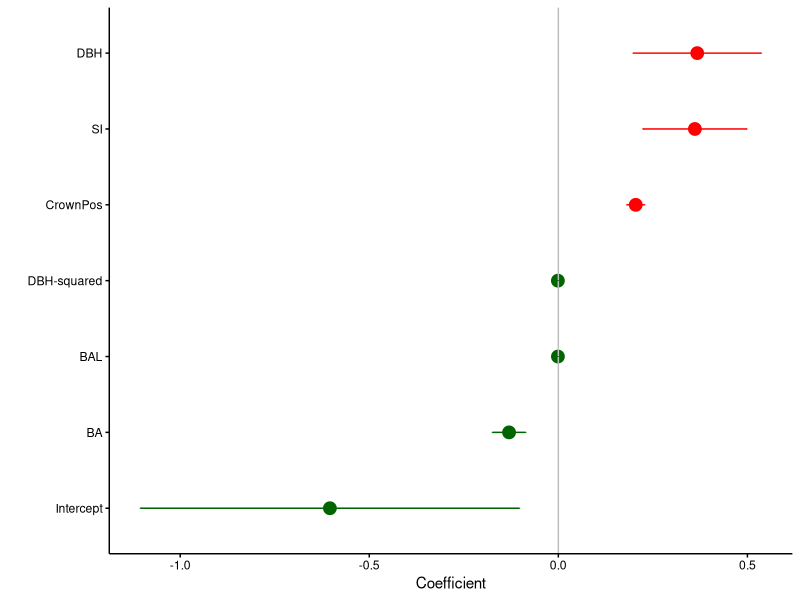
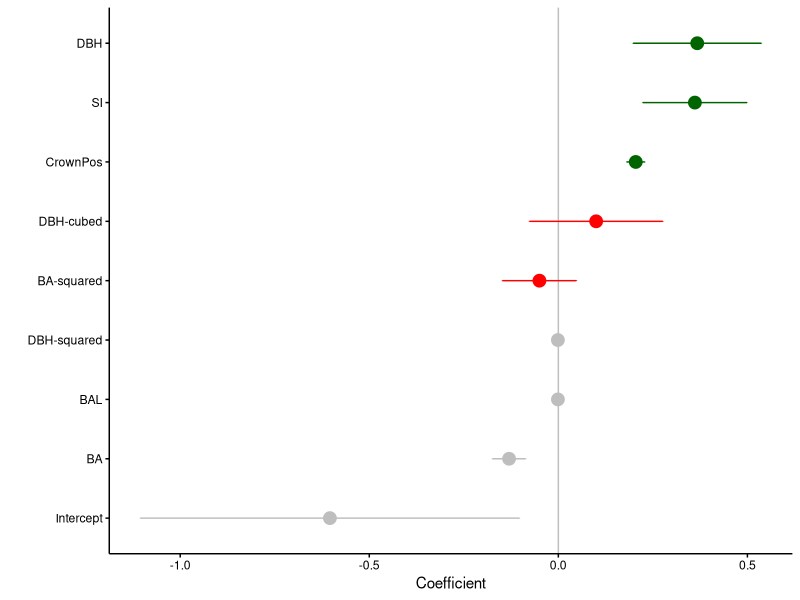

Recreate these plots in R, in order.
## ---- chunk 1
term<-c("Intercept","DBH","DBH-squared","SI","BAL","BA","CrownPos")
coef<-c(-0.6041,0.3673,-0.0012,0.3611,-0.0011,-0.1303,0.2047)
se<-c(0.2558,0.0865,0.0002,0.0703,0.0001,0.0225,0.0122)
reg<-data.frame(term=term,coef=coef,se=se)
reg$lowconf<-reg$coef-(1.96*reg$se)
reg$highconf<-reg$coef+(1.96*reg$se)
reg$sign<-ifelse(coef>=0,"Pos","Neg")
## ---- chunk 2
library(tidyverse)
#coef_table<-table(reg$coef)
#coef_levels<-names(coef_table)[order(coef_table)]
#reg$coef2<-factor(reg$coef,levels=coef_levels)
reg$term2<-factor(reg$term,
                  levels=c("Intercept","BA","BAL","DBH-squared","CrownPos","SI","DBH"))
p.forest<-ggplot(reg,aes(coef,term2,color=sign))+geom_point(size=4)+
  xlab("Coefficient")+
  ylab("")+
  geom_vline(xintercept=0,col="gray")+
  geom_errorbarh(aes(xmin=lowconf, xmax=highconf, height=0.01))+
  scale_color_manual(breaks = c("Pos", "Neg"),
                        values=c("red", "darkgreen"))+
  theme(axis.line = element_line(color="black"),
        axis.ticks = element_line(size = 0.5,color="black"),
        panel.background = element_rect(fill = "NA"),
        axis.text = element_text(color="black"),
        legend.position = "none")
p.forest
## ---- chunk 3
term<-c("Intercept","DBH","DBH-squared","SI","BAL","BA","CrownPos","DBH-cubed","BA-squared")
coef<-c(-0.6041,0.3673,-0.0012,0.3611,-0.0011,-0.1303,0.2047,0.1,-0.05)
se<-c(0.2558,0.0865,0.0002,0.0703,0.0001,0.0225,0.0122,0.09,0.05)
reg2<-data.frame(term=term,coef=coef,se=se)
reg2$lowconf<-reg2$coef-(1.96*reg2$se)
reg2$highconf<-reg2$coef+(1.96*reg2$se)
reg2$sign<-ifelse(coef>=0.11,"Pos",ifelse(reg2$term %in% c("BA-squared","DBH-cubed"),"Zero","Neg"))

reg2$term2<-factor(reg2$term,
                  levels=c("Intercept","BA","BAL","DBH-squared","BA-squared","DBH-cubed","CrownPos","SI","DBH"))
p.forest2<-ggplot(reg2,aes(coef,term2,color=sign))+geom_point(size=4)+
  xlab("Coefficient")+
  ylab("")+
  geom_vline(xintercept=0,col="gray")+
  geom_errorbarh(aes(xmin=lowconf, xmax=highconf, height=0.01))+
   scale_color_manual(breaks = c("Zero", "Pos", "Neg"),
                        values=c("red", "darkgreen", "gray"))+
  theme(axis.line = element_line(color="black"),
        axis.ticks = element_line(size = 0.5,color="black"),
        panel.background = element_rect(fill = "NA"),
        axis.text = element_text(color="black"),
        legend.position = "none")
p.forest2
